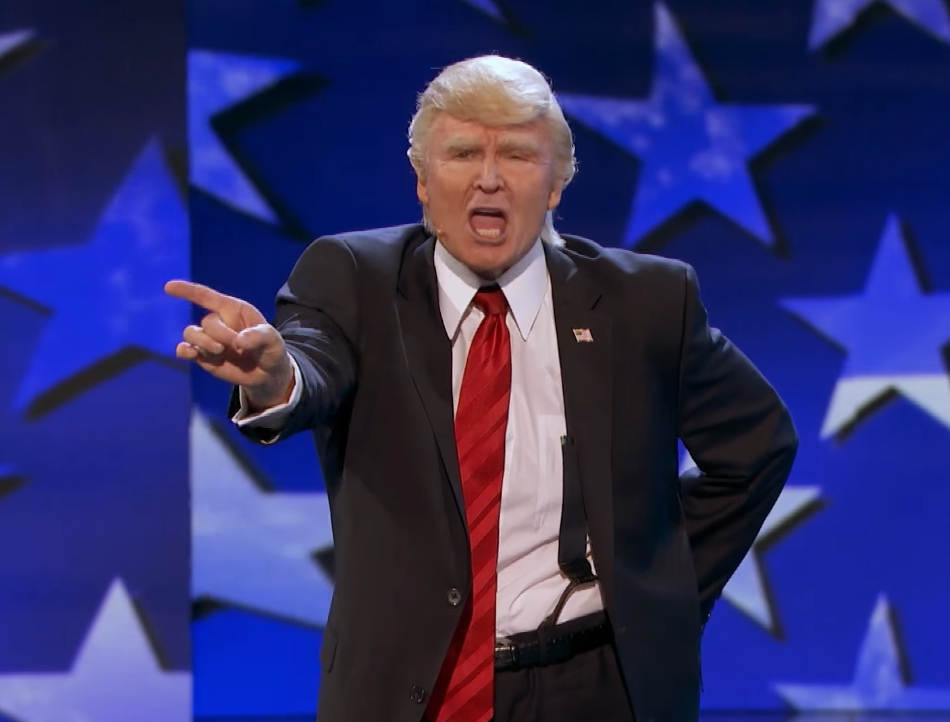
#> input picture AGT.jpg, 950 x 722 px, given in place of red_eye2.jpg, which was not available
$ jupyter execute --allow-errors 204410194_5_15.ipynb
#> lines starting #> are read from the running program, lines starting #| are printed output that depends on the picture; pictures that were not available may be replaced by others from this repository, and a replacement may not be noted
[cell 1]
from skimage import io
import matplotlib.pyplot as plt
import math
def distance(color1,color2):
    dif = 0
    for i in range(0,3):
        dif =dif + math.pow((color1[i]-color2[i]),2)
    return math.sqrt(dif)

def removeRedEye(image,startX,endX,startY,endY,red_eye):
    rows,cols,dims=image.shape
    for i in range(0,rows):
        for j in range(0,cols):
            if (startX <= i <= endX) and (startY <= j <= endY):
                if distance(red_eye,image[i,j])<150:
                    image[i,j,0] = 50
                    image[i,j,1] = 50
                    image[i,j,2] = 50
    return image

img=io.imread('red_eye2.jpg')
#> img is the input picture: shape (722, 950, 3); mean R, G, B 47.6, 47.7, 106.1
io.imshow(img)

red_eye = [250, 20, 20]
img2 = removeRedEye(img, 70, 100, 50, 220, red_eye)
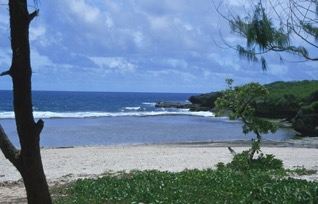
#> input picture scene.jpg, 318 x 204 px
#> further down, img is the input picture: shape (204, 318, 3); mean R, G, B 102.6, 126.9, 151.9
plt.figure()
io.imshow(img2)
io.show()

[cell 2]
from skimage import io
import matplotlib.pyplot as plt
import math
def posterize(image):
    rows,cols,dims=image.shape
#> rows = 204; cols = 318; dims = 3
    for i in range(0,rows):
        for j in range(0,cols):
            #red color change
            red = image[i,j,0]
            if(red<64):
                image[i,j,0] = 31
            if(red>63 and red<128):
                image[i,j,0] = 95
            if(red>127 and red<192):
                image[i,j,0] = 159
            if(red>191):
                image[i,j,0] = 223

            #green color change
            green = image[i,j,1]
            if(green<64):
                image[i,j,1] = 31
            if(green>63 and green<128):
                image[i,j,1] = 95
            if(green>127 and green<192):
                image[i,j,1] = 159
            if(green>191):
                image[i,j,1] = 223

            #blue color change
            blue = image[i,j,2]
            if(blue<64):
                image[i,j,2] = 31
            if(blue>63 and blue<128):
                image[i,j,2] = 95
            if(blue>127 and blue<192):
                image[i,j,2] = 159
            if(blue>191):
                image[i,j,2] = 223
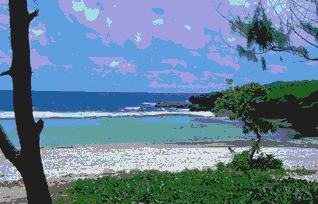
#> image: shape (204, 318, 3); mean R, G, B 98.3, 128.3, 151.3
    return image
img=io.imread('scene.jpg')
io.imshow(img)

img2 = posterize(img)
plt.figure()
io.imshow(img2)
io.show()

[cell 3]
from skimage import io
import matplotlib.pyplot as plt
import math
def distance(color1,color2):
    dif = 0
    for i in range(0,3):
        dif =dif + math.pow((color1[i]-color2[i]),2)
    return math.sqrt(dif)

def swapBack(image,bg,newBg,thresh):
    rows,cols,dims=image.shape
    ret_img = image
    for i in range(0,rows):
        for j in range(0,cols):
            dif = distance(image[i,j],bg[i,j])
            if dif < thresh:
                for k in range(0,3):
                    ret_img[i,j,k] = newBg[i,j,k]
            else:
                for k in range(0,3):
                    ret_img[i,j,k] = image[i,j,k]
    return ret_img
img=io.imread('dog1.jpg')
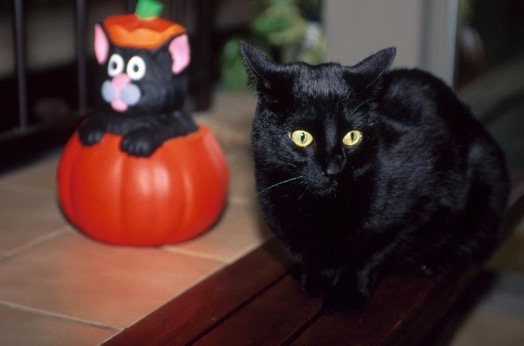
#> input picture black cat.jpg, 524 x 346 px, given in place of dog1.jpg, which was not available
#> img is the input picture: shape (346, 524, 3); mean R, G, B 76, 49.6, 46.1
io.imshow(img)

img2=io.imread('dog2.jpg')
plt.figure()
io.imshow(img2)

#> (the rest of this cell did not finish here and is left out)
